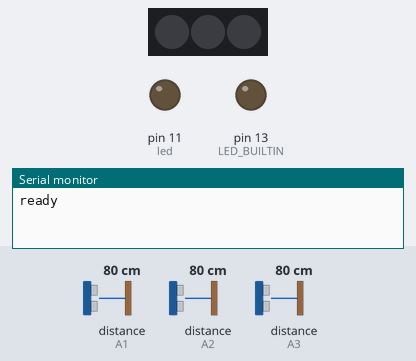
Bench run of a sketch on a simulated Arduino Uno, built with avr-gcc and run on an emulated ATmega328P. Shown: 3 RGB LEDs in strip order, left to right, output pins drawn as LEDs (lit = HIGH), the last lines printed to the serial monitor. The test bench sets the inputs (shaded band); at power-on: distance to the obstacle (sensors on A1, A2, A3) 80 cm.

Above: at 0.1 s.
At 1.0 s:
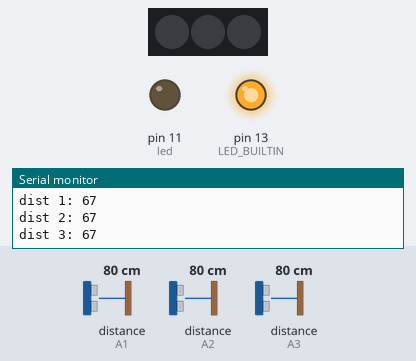
Timing chart, 0 to 2.5 s (numbered marks = the images above):
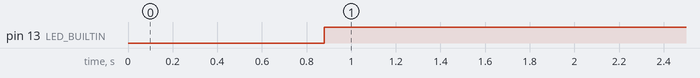

The sketch:

ATM_SENSORS_3.ino
```cpp
#include <FastLED.h>
#include <SharpIR.h>

#define led 11

#define NUM_LEDS 3 // number of led present in your strip
#define LED_PIN 12 // digital pin of your arduino
#define COLOR_ORDER GRB
#define CHIPSET     WS2811
#define BRIGHTNESS  255

CRGB leds[NUM_LEDS];

// Define model and input pin:
#define IRPin1 A1
#define IRPin2 A2
#define IRPin3 A3
#define model 20150

SharpIR mySensor1 = SharpIR(IRPin1, model);
SharpIR mySensor2 = SharpIR(IRPin2, model);
SharpIR mySensor3 = SharpIR(IRPin3, model);

void LEDSoff(){
  for (int i=0; i<NUM_LEDS; i++){
    leds[i] = CRGB::Black;
  }
  FastLED.show();
  digitalWrite(led, LOW);
}

void LEDSon(){
  for (int i=0; i<NUM_LEDS; i++){
    leds[i] = CRGB::White;
  }
  FastLED.show();
  digitalWrite(led, HIGH);
}

int dist = 200;
int timeout = 14000;

unsigned int dis[5];
unsigned int dis1, dis2, dis3;

bool high, san, person;

unsigned long now, since, timenow, timetill;

void setup() {
  // put your setup code here, to run once:
  Serial.begin(9600);
  Serial.println("ready");
  pinMode(LED_BUILTIN, OUTPUT);
  pinMode(led, OUTPUT);
  FastLED.addLeds<CHIPSET, LED_PIN, COLOR_ORDER>(leds, NUM_LEDS).setCorrection(TypicalSMD5050);
  FastLED.setBrightness(BRIGHTNESS);
  for (int i=0; i<NUM_LEDS; i++){
    leds[i] = CRGB::Black;
  }
  FastLED.show();
  digitalWrite(led, LOW);
  delay(500);

}

void printvalues(int x, int y, int z){
  Serial.println("dist 1: " + String(x));
  Serial.println("dist 2: " + String(y));
  Serial.println("dist 3: " + String(z));
}

int checkdis1(){
  for (int i=0; i<5; i++){
    dis[i] = mySensor1.distance();
    delay(5);
  }
  dis1 = (dis[0]+dis[1]+dis[3]+dis[4]+dis[5])/5;
  return dis1;
}

int checkdis2(){
  for (int i=0; i<5; i++){
    dis[i] = mySensor2.distance();
    delay(5);
  }
  dis2 = (dis[0]+dis[1]+dis[3]+dis[4]+dis[5])/5;
  return dis2;
}

int checkdis3(){
  for (int i=0; i<5; i++){
    dis[i] = mySensor3.distance();
    delay(5);
  }
  dis3 = (dis[0]+dis[1]+dis[3]+dis[4]+dis[5])/5;
  return dis3;
}

void loop() {
  // put your main code here, to run repeatedly:
  dis1 = checkdis1();
  dis2 = checkdis2();
  dis3 = checkdis3();
  //printvalues(dis1, dis2, dis3);

  if (dis1<dist or dis2<dist or dis3<dist){       // PERSON DETECTED, LEDS OFF
    LEDSoff();
    digitalWrite(LED_BUILTIN, HIGH);
    Serial.println("person detected!");
    printvalues(dis1,dis2,dis3);
    timenow = millis();
    high=false;
    san=false;
    while (dis1<dist or dis2<dist or dis3<dist){  // LOOP WHILE PERSON DETECTED
      dis1 = checkdis1();
      dis2 = checkdis2();
      dis3 = checkdis3();
      timetill=millis();
      if (timetill-timenow>2000){                 // PERSON DEF DETECTED
        person=true;
      }
    }

  }
  if (dis1>dist and dis2>dist and dis3>dist){     // NOBODY DETECTED
    if (person){
      now = millis();
    }

    Serial.println("there is nobody");
    while (dis1>dist and dis2>dist and dis3>dist){
      dis1 = checkdis1();
      dis2 = checkdis2();
      dis3 = checkdis3();
      since = millis();
      digitalWrite(LED_BUILTIN, LOW);
      //Serial.println(timetill - timenow);

      if (since - now > 1500 and !high and person and !san){
        Serial.println("LEDS on");
        LEDSon();
        high=true;
        san=false;
        person = false;
      }

      if (since-now > timeout and high and !person){
        Serial.println("timeout - sanitized!");
        LEDSoff();
        high=false;
        san=true;
        person=false;
        break;
      }
    }
  }
 }
```

Measured:
- by itself, pin 13 (LED_BUILTIN): LOW → HIGH at 0.88 s
